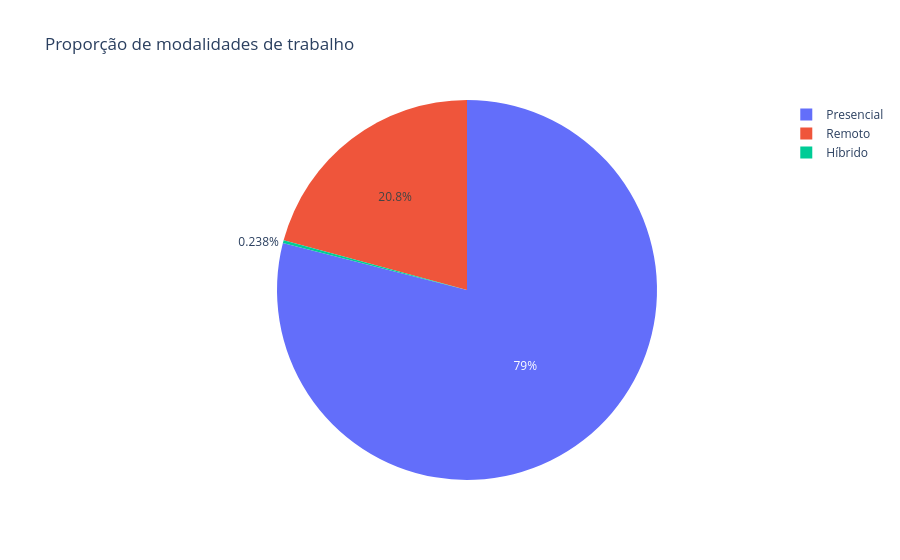

The notebook cell saved with this chart:
### Code cell
fig = px.pie(remoto_contagem, 
             names='tipo_trabalho', 
             values='quantidade',
             title='Proporção de modalidades de trabalho'
             )
fig.show()

### Figure 1 — Plotly figure (JSON) as saved in the notebook; plotly's stock layout.template omitted (floating-point values rounded to 4 significant figures)
{"data": [{"domain": {"x": [0, 1], "y": [0, 1]}, "hovertemplate": "tipo_trabalho=%{label}<br>quantidade=%{value}<extra></extra>", "labels": ["Presencial", "Remoto", "Híbrido"], "legendgroup": "", "name": "", "showlegend": true, "type": "pie", "values": [105305, 27716, 318]}], "layout": {"legend": {"tracegroupgap": 0}, "title": {"text": "Proporção de modalidades de trabalho"}}}
